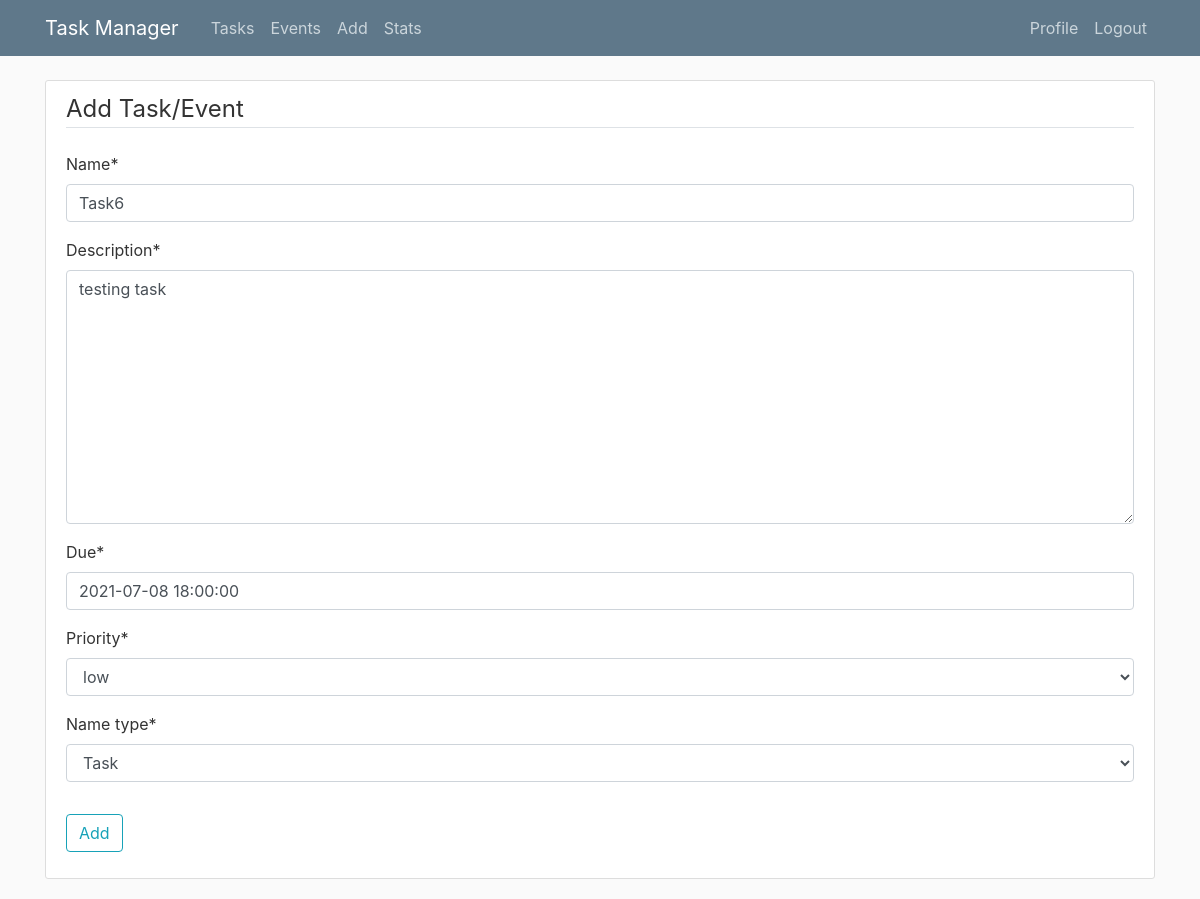
/tasks/7/update (signed in), run on the app's committed database.
### taskmanager/models.py (models this page shows, shortened)
class TaskAndEvent(models.Model):
    PRIORITIES = ((10, 'high'), (5, 'low'))
    TYPE = ((1, 'Task'), (2, 'Event'))
    name = models.CharField(max_length=100)
    description = models.TextField()
    date_created = models.DateTimeField(auto_now_add=True)
    author = models.ForeignKey(User, on_delete=models.CASCADE)
    due = models.DateTimeField(
        auto_now_add=False, auto_now=False, default=datetime.now())
    complete = models.CharField(default='nc', max_length=10)
    priority = models.IntegerField(choices=PRIORITIES, default=5)
    name_type = models.IntegerField(choices=TYPE, default=1)

### taskmanager/views.py (the view, shortened to what this page needs)
# urls.py: path('tasks/<int:pk>/update', TaskUpdateView.as_view(), name='task-update'),
class TaskUpdateView(LoginRequiredMixin, UpdateView):
    model = TaskAndEvent
    fields = ['name', 'description', 'due', 'priority', 'name_type']
    widgets = {
        'due': widgets.AdminSplitDateTime,
    }

### taskmanager/templates/taskmanager/taskandevent_form.html (shortened to what this page needs)
{% extends 'taskmanager/base.html' %}
{% load crispy_forms_tags %}
{% block content %}
    {% if user.is_authenticated %}
	<div class="content-section">
		<form method = "POST">
			<fieldset class = "form-group">
				<legend class="border-bottom mb-4">Add Task/Event</legend>
				{{ form|crispy }}
			</fieldset>
			<div class = "form-group">
				<button class = "btn btn-outline-info" type="submit">Add</button>
			</div>
		</form>
	</div>
    {% endif %}
{% endblock content %}

### taskmanager/static/taskmanager/main.css (style rules this page uses)
body { background: #fafafa; color: #333333; margin-top: 5rem; }
.content-section { background: #ffffff; padding: 10px 20px; border: 1px solid #dddddd; border-radius: 3px; margin-bottom: 20px; }

### data on the page
TaskAndEvent: name "Task6", description "testing task", due "2021-07-08 18:00:00", priority "low", name_type "Task"
